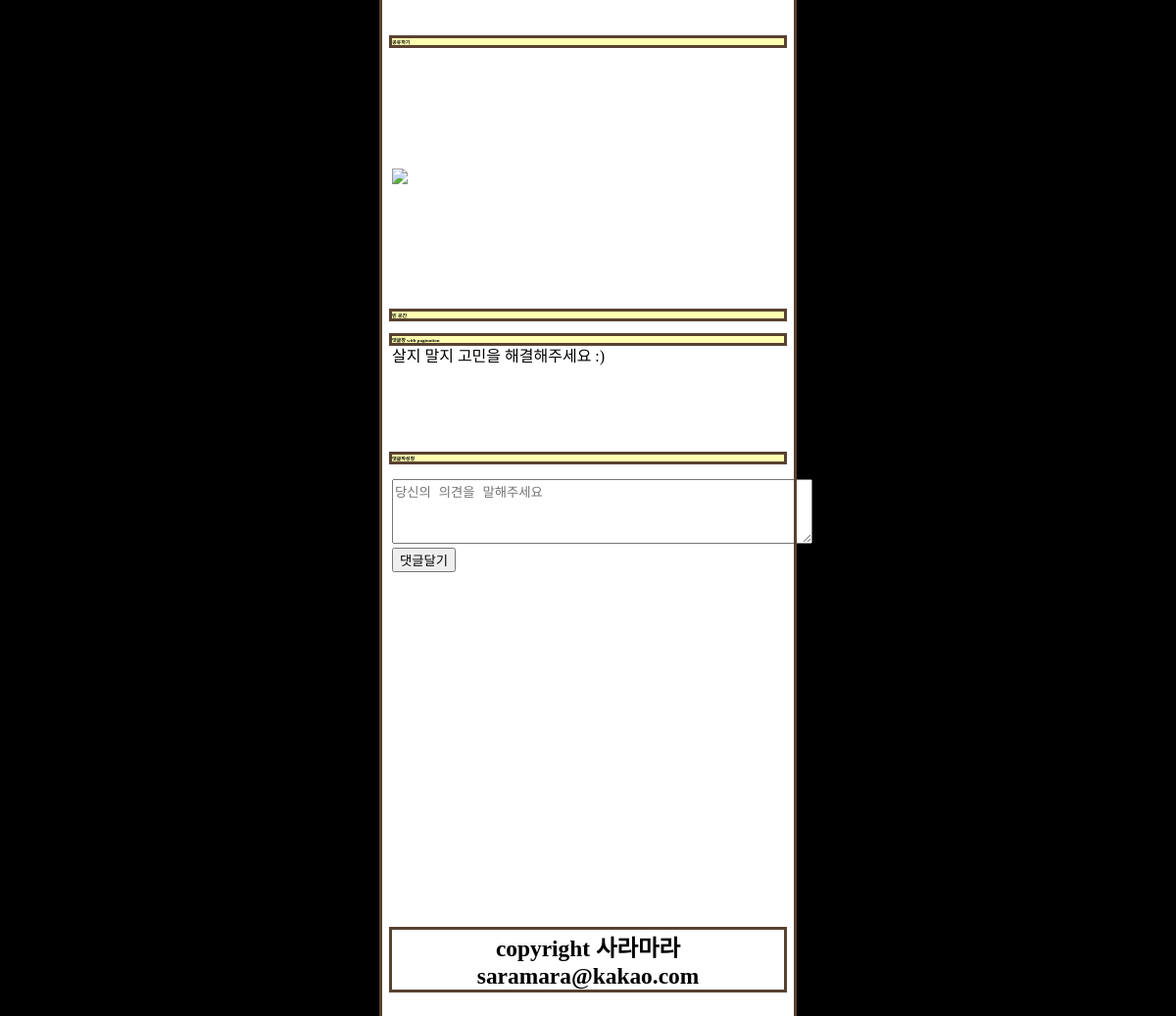
Page /97/ (signed in, lower part) on the earlier database version.
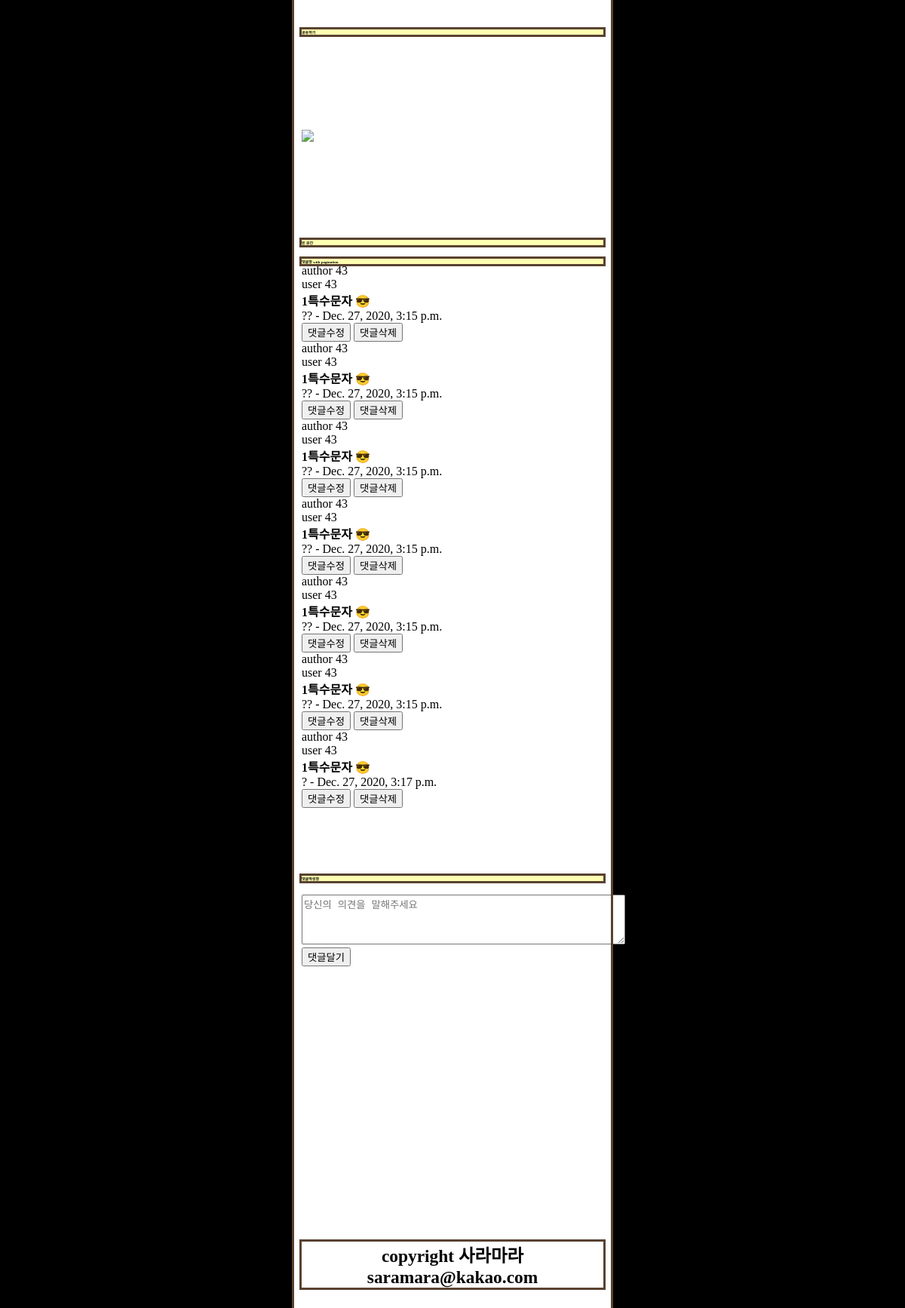
Same page on the later database version.
### posts/models.py (models this page shows, shortened)
class Comment(models.Model):
    post = models.ForeignKey(Post, on_delete=models.CASCADE)
    author = models.ForeignKey(
        settings.AUTH_USER_MODEL, on_delete=models.CASCADE)
    text = models.CharField(max_length=200)
    created_date = models.DateTimeField(default=timezone.now)
    class Meta:
        ordering = ['created_date']

class User(AbstractUser):
    kakao_unique_id = models.CharField(
        max_length=128, blank=True, null=True, default="")
    kakao_access_token = models.CharField(
        max_length=128, blank=True, null=True, default="")
    profile_image = models.ImageField(
        blank=True, null=True, upload_to='profile_image', default="C:\django_project\django_project\media\profile_image\saramara_defaults.jpg")
    gender = models.CharField(
        max_length=128, blank=True, null=True, default="")
    email = models.EmailField(
        max_length=128, blank=True, null=True, default="")
    birthday = models.CharField(
        max_length=128, blank=True, null=True, default="0101")
    birthyear = models.CharField(
        max_length=128, blank=True, null=True, default=str(randint(1950, 2010)))

### posts/views.py (the view, shortened to what this page needs)
# urls.py: path('<int:pk>/', views.DetailView.as_view(), name='detail'),
class DetailView(generic.DetailView, View):
    model = Post
    form_class = PostForm
    def get(self, request, pk, *args, **kwargs):
        post = self.get_object()
        self.object = self.get_object()
        context = self.get_context_data(object=self.object)
        context['comment'] = post.comment_set.all()
        user = request.user
        if 'comment_input' in request.GET:
            comment_input = request.GET["comment_input"]
            self.add_comment(user, comment_input)
        if request.session.get('user_id'):
            try:
                views = ViewCount.objects.get(
                    loggedin_user=User.objects.get(pk=request.session.get('user_id')), post=post)
            except Exception as e:
                views = ViewCount(loggedin_user=User.objects.get(
                    pk=request.session.get('user_id')), post=post)
                post.view_cnt = post.view_cnt + 1
                post.save()
                views.view_cnt = views.view_cnt + 1
                views.save()
            else:
                if not views.date.date() == timezone.now().date():
                    post.view_cnt = post.view_cnt + 1
                    post.save()
                    views.view_cnt = views.view_cnt + 1
                    views.date = timezone.now().date()
                    views.save()
        return render(request, 'posts/detail.html', context=context, content_type=None, status=None, using=None)

### posts/context_processors.py (called while the page is built)
def kakao_login_key(request):
    return {'javascript_sdk_key': str(secrets["kakao"]["javascript_key"])}

### posts/models.py (called while the page is built)
    @property
    def sara_cnt(self):
        return self.sara_users.all().count()

    @property
    def mara_cnt(self):
        return self.mara_users.all().count()

### posts/templates/posts/detail.html (shortened to what this page needs)
{% extends 'posts/base.html' %} {% block content %} {% load static %}
<br />
<br />
<div>
  <br />
  <br />
  <br />
  <br />
  <br />
  <br />
  <br />
  <br />
  <br />
  <br />
  <br />
  <br />
  <br />
  <br />
  <br />
  <br />
  <h1>공유하기</h1>
</div>
<br />
<br />
<br />
<br />
<br />
<br />
<br />
<a id="create-kakao-link-btn" href="javascript:;">
  <img
    src="https://developers.kakao.com/assets/img/about/logos/kakaolink/kakaolink_btn_medium.png"
  />
</a>
<br />
<br />
<br />
<br />
<br />
<br />
<br />
<br />
<div>
  <h1>빈 공간</h1>
</div>
<br />
<div>
  <h1>댓글창 with pagination</h1>
  {% for element in comment %} author {{element.author.id}} <br />
  user {{user.id}} <br />
  <strong>{{element.author}}</strong> <br />
  {{element.text}} - {{element.created_date}} <br />
  {% if element.author.id == user.id %}
  <form method="POST" action=".">
    <input type="submit" value="댓글수정" class="btn" />
    <input
      type="submit"
      name="delete_comment_button"
      value="댓글삭제"
      class="btn"
    />
    <br />
  </form>
  {% endif %} {% empty %}
  <p>살지 말지 고민을 해결해주세요 :)</p>
  {% endfor %}
  <br />
  <br />
  <br />
  <br />
  <br />
  {% if user.is_authenticated %}
  <h1>댓글작성창</h1>
  <br />
  <textarea
    id="comment_input"
    rows="4"
    cols="51"
    name="add_comment"
    placeholder="당신의 의견을 말해주세요"
  ></textarea>
  <br />
  <input
    id="add_comment_button"
    type="submit"
    name="add_comment_button"
    value="댓글달기"
    class="btn btn-primary"
  />
  {% endif %} {% comment %} ajax method 는 POST로 바꿔줘야 함 {% endcomment %}
  <br />
  <br />
  <br />
  <br />
  <br />
  <br />
  <br />
  <br />
  <br />
  <br />
  <br />
  <br />
  <br />
  <br />
  <br />
  <br />
  <br />
  <br />
  <br />
  <br />
</div>
{% endblock %}

Differences in the rows shown:
added Comment: author.id "43", author "1특수문자 😎", text "??", created_date "Dec. 27, 2020, 3:15 p.m."
now on this page (row unchanged): User: id "43"
added Comment: author.id "43", author "1특수문자 😎", text "??", created_date "Dec. 27, 2020, 3:15 p.m."
added Comment: author.id "43", author "1특수문자 😎", text "??", created_date "Dec. 27, 2020, 3:15 p.m."
added Comment: author.id "43", author "1특수문자 😎", text "??", created_date "Dec. 27, 2020, 3:15 p.m."
added Comment: author.id "43", author "1특수문자 😎", text "??", created_date "Dec. 27, 2020, 3:15 p.m."
added Comment: author.id "43", author "1특수문자 😎", text "??", created_date "Dec. 27, 2020, 3:15 p.m."
added Comment: author.id "43", author "1특수문자 😎", text "?", created_date "Dec. 27, 2020, 3:17 p.m."
Other differences:
text no longer shown: "살지 말지 고민을 해결해주세요 :)"
